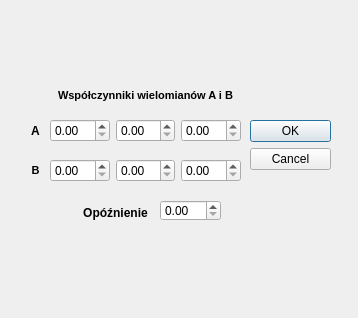
<?xml version="1.0" encoding="UTF-8"?>
<ui version="4.0">
 <class>OknoObiektARX</class>
 <widget class="QDialog" name="OknoObiektARX">
  <property name="geometry">
   <rect>
    <x>0</x>
    <y>0</y>
    <width>358</width>
    <height>318</height>
   </rect>
  </property>
  <property name="windowTitle">
   <string>Dialog</string>
  </property>
  <widget class="QDoubleSpinBox" name="Opoznienie">
   <property name="geometry">
    <rect>
     <x>160</x>
     <y>200</y>
     <width>61</width>
     <height>21</height>
    </rect>
   </property>
  </widget>
  <widget class="QLabel" name="OpoznienieLabel">
   <property name="geometry">
    <rect>
     <x>70</x>
     <y>200</y>
     <width>91</width>
     <height>25</height>
    </rect>
   </property>
   <property name="font">
    <font>
     <bold>true</bold>
    </font>
   </property>
   <property name="text">
    <string>Opóźnienie</string>
   </property>
   <property name="alignment">
    <set>Qt::AlignmentFlag::AlignCenter</set>
   </property>
  </widget>
  <widget class="QDialogButtonBox" name="ZatwierdzenieUstawien">
   <property name="geometry">
    <rect>
     <x>250</x>
     <y>120</y>
     <width>81</width>
     <height>71</height>
    </rect>
   </property>
   <property name="orientation">
    <enum>Qt::Orientation::Vertical</enum>
   </property>
   <property name="standardButtons">
    <set>QDialogButtonBox::StandardButton::Cancel|QDialogButtonBox::StandardButton::Ok</set>
   </property>
  </widget>
  <widget class="QLabel" name="Blebel">
   <property name="geometry">
    <rect>
     <x>20</x>
     <y>160</y>
     <width>31</width>
     <height>21</height>
    </rect>
   </property>
   <property name="font">
    <font>
     <pointsize>8</pointsize>
     <bold>true</bold>
    </font>
   </property>
   <property name="text">
    <string>B</string>
   </property>
   <property name="alignment">
    <set>Qt::AlignmentFlag::AlignCenter</set>
   </property>
  </widget>
  <widget class="QLabel" name="label_7">
   <property name="geometry">
    <rect>
     <x>50</x>
     <y>80</y>
     <width>191</width>
     <height>31</height>
    </rect>
   </property>
   <property name="font">
    <font>
     <pointsize>8</pointsize>
     <bold>true</bold>
    </font>
   </property>
   <property name="text">
    <string>Współczynniki wielomianów A i B</string>
   </property>
   <property name="alignment">
    <set>Qt::AlignmentFlag::AlignCenter</set>
   </property>
  </widget>
  <widget class="QWidget" name="layoutWidget">
   <property name="geometry">
    <rect>
     <x>50</x>
     <y>110</y>
     <width>191</width>
     <height>41</height>
    </rect>
   </property>
   <layout class="QHBoxLayout" name="horizontalLayout_5">
    <item>
     <layout class="QHBoxLayout" name="horizontalLayout_6">
      <item>
       <widget class="QDoubleSpinBox" name="A1">
        <property name="font">
         <font>
          <bold>false</bold>
         </font>
        </property>
       </widget>
      </item>
      <item>
       <widget class="QDoubleSpinBox" name="A2_2"/>
      </item>
      <item>
       <widget class="QDoubleSpinBox" name="A3_2"/>
      </item>
     </layout>
    </item>
   </layout>
  </widget>
  <widget class="QLabel" name="ALebel">
   <property name="geometry">
    <rect>
     <x>20</x>
     <y>120</y>
     <width>31</width>
     <height>21</height>
    </rect>
   </property>
   <property name="font">
    <font>
     <pointsize>9</pointsize>
     <bold>true</bold>
    </font>
   </property>
   <property name="text">
    <string>A</string>
   </property>
   <property name="alignment">
    <set>Qt::AlignmentFlag::AlignCenter</set>
   </property>
  </widget>
  <widget class="QWidget" name="layoutWidget_2">
   <property name="geometry">
    <rect>
     <x>50</x>
     <y>150</y>
     <width>191</width>
     <height>41</height>
    </rect>
   </property>
   <layout class="QHBoxLayout" name="horizontalLayout_7">
    <item>
     <widget class="QDoubleSpinBox" name="B1_2"/>
    </item>
    <item>
     <widget class="QDoubleSpinBox" name="B2_2"/>
    </item>
    <item>
     <widget class="QDoubleSpinBox" name="B3_2"/>
    </item>
   </layout>
  </widget>
 </widget>
 <resources/>
 <connections/>
</ui>
